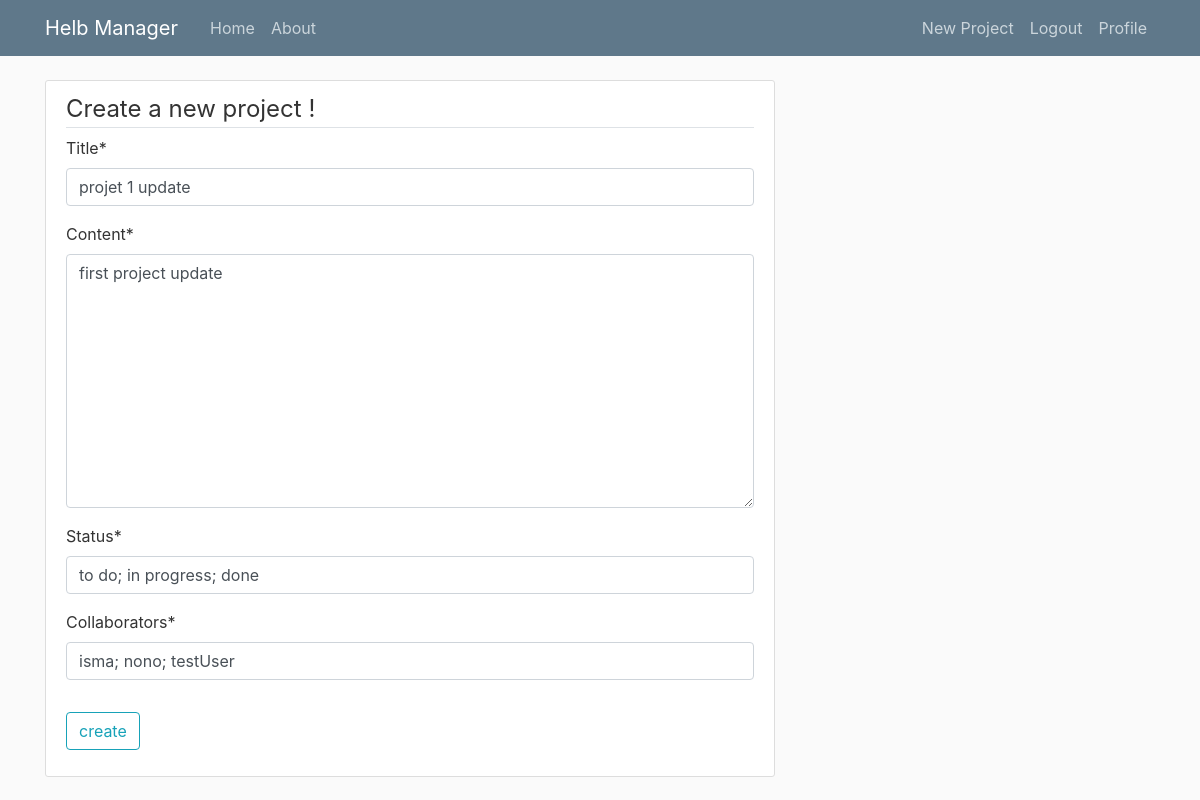
The page /project/1/update/ (signed in) on the database as committed earlier.
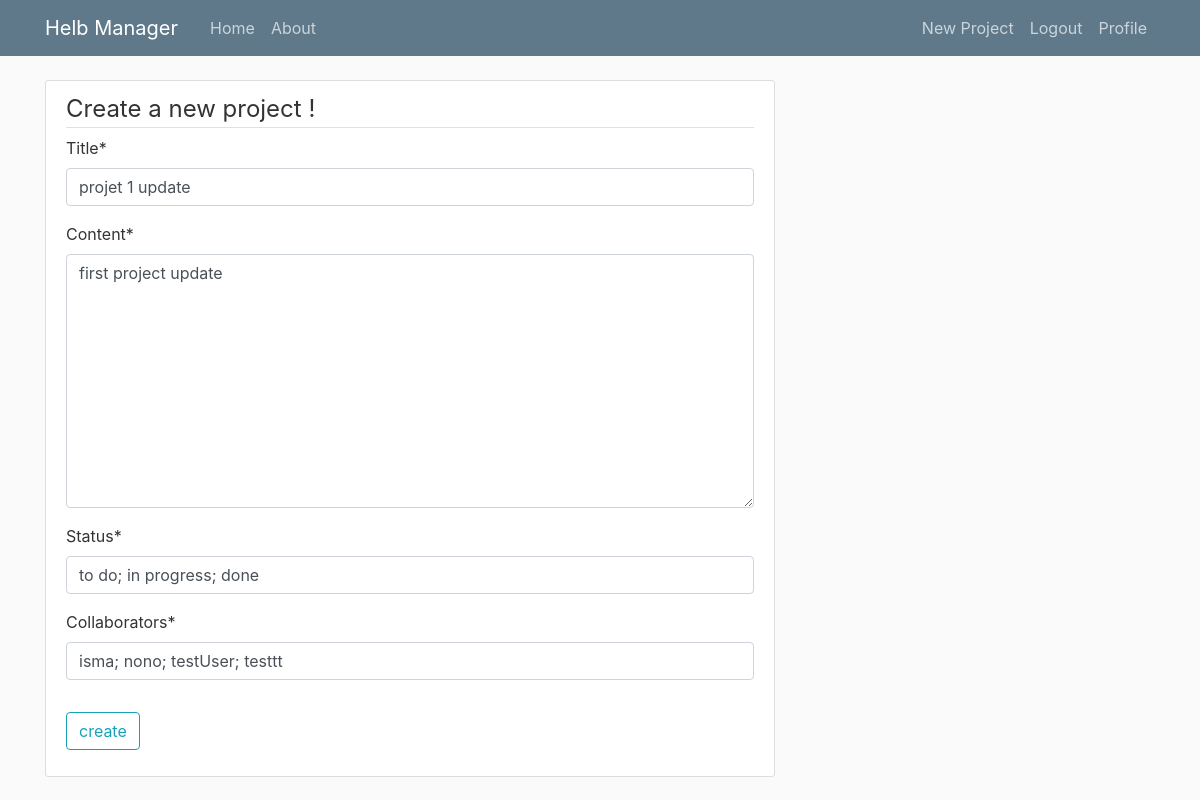
The same page on the database as committed later.
### manager_app/models.py (models this page shows, shortened)
class Project(models.Model): #creation de la table projet dans la bd
    title = models.CharField(max_length=100) #titre de taille limité
    content = models.TextField()
    status = models.CharField(max_length=100)
    collaborators = models.CharField(max_length=100)
    date_posted = models.DateTimeField(default=timezone.now)
    author = models.ForeignKey(User, on_delete=models.CASCADE ) #user par defaut, une entree dans la table users

### manager_app/views.py (the view, shortened to what this page needs)
# urls.py: path('project/<int:pk>/update/', ProjectUpdateView.as_view(), name = 'project-update'),
class ProjectUpdateView(LoginRequiredMixin, UserPassesTestMixin, UpdateView):
    model = Project
    fields = ['title', 'content', 'status', 'collaborators']
    def test_func(self): #peut pas modifier un projet qui n'est pas le sien
        project = self.get_object()
        if self.request.user == project.author:
            return True
        return False

### manager_app/templates/manager_app/project_form.html (shortened to what this page needs)
{% extends "manager_app/base.html" %}
{% load crispy_forms_tags %}
{% block content %}
<div class="content-section">
    <form method="post">
        <fieldset class="form-group">
            <legend class="border-bottom nb-4"> Create a new project !</legend>
            {{ form|crispy }}
        </fieldset>
        <div class="form-group">
            <button class="btn btn-outline-info" type="submit"> create </button>
        </div>
    </form>
</div>
{% endblock content %}

Rows that differ between the two databases and show on the page:
changed Project "projet 1 update": collaborators "isma; nono; testUser" → "isma; nono; testUser; testtt"
